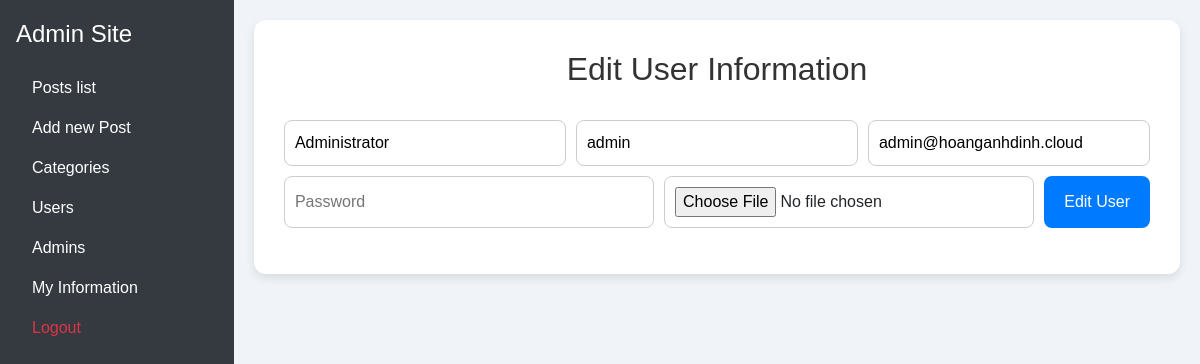
The page /admin/admin_edituser.php?id=1 (signed in) on the database its author committed.
### tables this page shows
CREATE TABLE `users` (
  `id` int(11) NOT NULL,
  `fullname` varchar(255) NOT NULL,
  `username` varchar(255) NOT NULL,
  `email` varchar(255) NOT NULL,
  `password` varchar(255) NOT NULL,
  `user_image` varchar(255) DEFAULT NULL,
  `role` varchar(11) NOT NULL
);

### admin/admin_edituser.php (called while the page is built, shortened)
<?php  require "../users/login/check_admin.php";
include '../includes/DatabaseConnection.php';
include '../includes/DatabaseFunctions.php';
    try{
        $user_image = null;
    if(isset($_POST['fullname']) && isset($_POST['id'])){
        updateUser($pdo, $_POST['id'], $_POST['fullname'], $_POST['username'], $_POST['email'], $_POST['password'], $user_image);
        header('location: admin_adduser.php');
        exit;
    }else{
        $user = getUser($pdo, $_GET['id']);
        include 'templates/admin_edituser.html.php';
    }
}catch(PDOException $e){
    $title = 'error has occured';
    $output = 'Error editing joke: ' . $e->getMessage();
}
include 'templates/admin_layout.html.php';

### includes/DatabaseFunctions.php (called while the page is built, shortened)
<?php
function query($pdo, $sql, $parameters = []) {
    $query = $pdo->prepare($sql);
    $query->execute($parameters);
    return $query;
}
function getUser($pdo, $id){
    $parameters = [':id' => $id];
    $query = query($pdo, 'SELECT * FROM users WHERE id = :id', $parameters);
    return $query->fetch();
}
?>

### admin/templates/admin_edituser.html.php (the view, shortened to what this page needs)
<head>
</head>
<body>
  <div class="container">
    <h2>Edit User Information</h2><br/>
    <form class="form-group" action="admin_edituser.php" method="post" enctype="multipart/form-data">
        <input type="text" name="fullname" id="fullname" placeholder="Full Name" value="<?= htmlspecialchars($user['fullname'], ENT_QUOTES, 'UTF-8') ?>" required>
        <input type="text" name="username" id="username" placeholder="Username" value="<?= htmlspecialchars($user['username'], ENT_QUOTES, 'UTF-8') ?>" required>
        <input type="text" name="email" id="email" placeholder="Email" value="<?= htmlspecialchars($user['email'], ENT_QUOTES, 'UTF-8') ?>" required>
        <input type="password" name="password" id="password" placeholder="Password" minlength="8" required>
        <input type="file" name="image" id="image" accept="image/*">
        <button id="addUserBtn">Edit User</button>
  </form>
  </div>
</body>

### admin/templates/admin_layout.html.php (style rules this page uses)
body { min-height: 100vh; display: flex; }

### admin/templates/admin_edituser.html.php (style rules this page uses)
body { font-family: Arial, sans-serif; background-color: #f0f4f8; margin: 0; padding: 0px; }
.container { max-width: 1000px; margin: auto; background-color: #ffffff; padding: 30px; border-radius: 12px; box-shadow: 0 4px 10px rgba(0,0,0,0.1); }
h2 { text-align: center; color: #333; }
.form-group { display: flex; flex-wrap: wrap; gap: 10px; margin-bottom: 20pxpx; }
.form-group input { flex: 1; padding: 10px; border: 1px solid #ccc; border-radius: 8px; }
.form-group button { padding: 10px 20px; background-color: #007bff; border: none; color: white; border-radius: 8px; cursor: pointer; }

### rows shown on the page
users: fullname "Administrator", username "admin", email "admin@hoanganhdinh.cloud"
